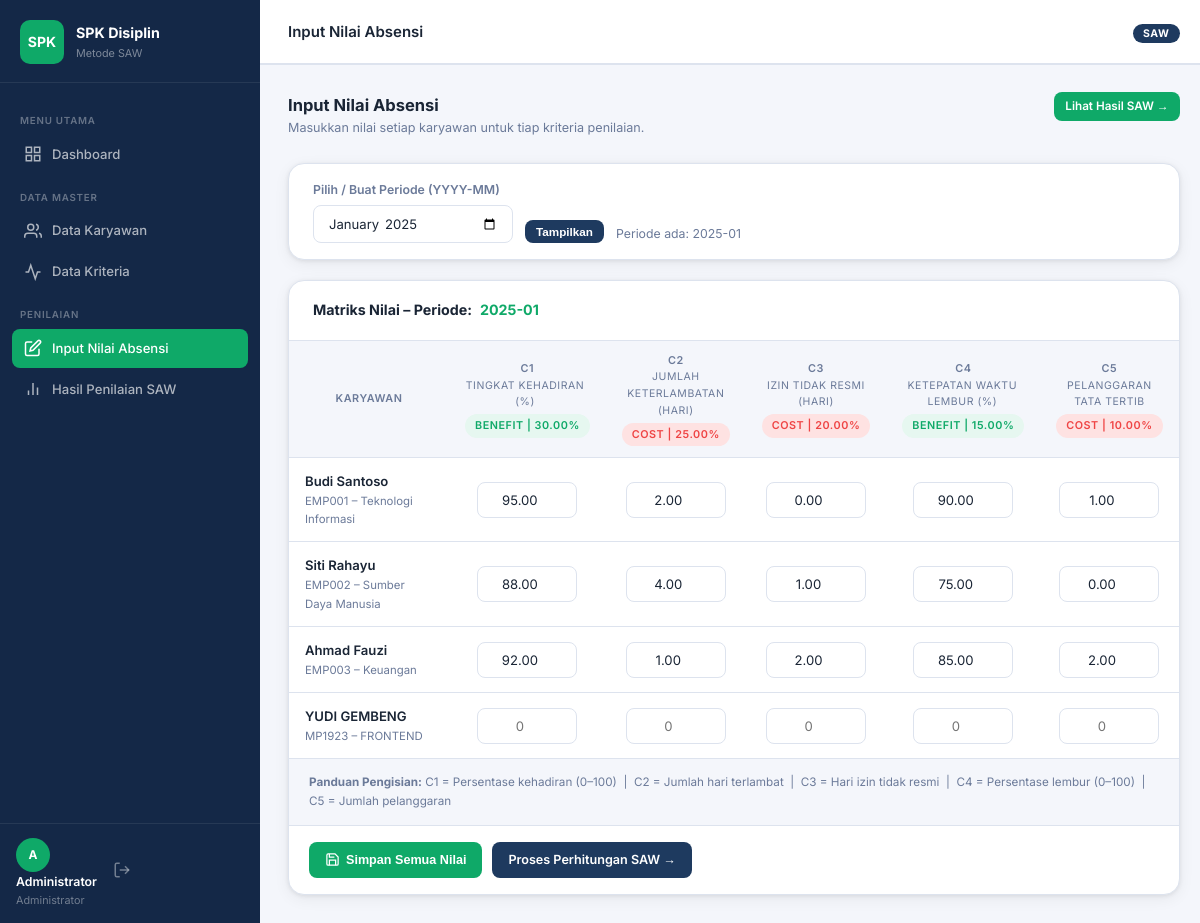
The page /pages/penilaian/input.php (signed in) on the database its author committed.
### tables this page shows
CREATE TABLE `kriteria` (
  `id` int(10) UNSIGNED NOT NULL,
  `kode` varchar(10) NOT NULL,
  `nama` varchar(150) NOT NULL,
  `bobot` decimal(5,2) NOT NULL COMMENT 'Bobot dalam persen (total = 100)',
  `atribut` enum('benefit','cost') NOT NULL COMMENT 'benefit=max, cost=min',
  `keterangan` text DEFAULT NULL,
  `created_at` timestamp NOT NULL DEFAULT current_timestamp()
);

CREATE TABLE `karyawan` (
  `id` int(10) UNSIGNED NOT NULL,
  `kode` varchar(10) NOT NULL,
  `nama` varchar(100) NOT NULL,
  `departemen` varchar(100) NOT NULL,
  `jabatan` varchar(100) NOT NULL,
  `created_at` timestamp NOT NULL DEFAULT current_timestamp(),
  `updated_at` timestamp NOT NULL DEFAULT current_timestamp() ON UPDATE current_timestamp()
);

### includes/session.php (called while the page is built, shortened)
<?php
function sanitize(mixed $value): string
{
    return htmlspecialchars(trim((string)$value), ENT_QUOTES, 'UTF-8');
}

### pages/penilaian/input.php (the view, shortened to what this page needs)
<?php
require_once __DIR__ . '/../../includes/session.php';
$db = getDB();
$karyawanList = $db->query('SELECT * FROM karyawan ORDER BY kode')->fetchAll();
$kriteriaList = $db->query('SELECT * FROM kriteria ORDER BY kode')->fetchAll();
$periodeRows = $db->query('SELECT DISTINCT periode FROM nilai_matriks ORDER BY periode DESC')->fetchAll(PDO::FETCH_COLUMN);
$periodeAktif = $_GET['periode'] ?? ($periodeRows[0] ?? date('Y-m'));
$nilaiExisting = [];
$stmt = $db->prepare('SELECT karyawan_id, kriteria_id, nilai FROM nilai_matriks WHERE periode = ?');
$stmt->execute([$periodeAktif]);
foreach ($stmt->fetchAll() as $row) {
    $nilaiExisting[$row['karyawan_id']][$row['kriteria_id']] = $row['nilai'];
}
require_once __DIR__ . '/../../includes/header.php';
?>
<div class="page-header">
  <div>
    <h2 style="font-size:1.1rem; font-weight:700;">Input Nilai Absensi</h2>
    <p style="color:var(--clr-text-muted); font-size:.84rem;">Masukkan nilai setiap karyawan untuk tiap kriteria penilaian.</p>
  </div>
  <div class="page-header-actions">
    <a href="<?= BASE_URL ?>/pages/penilaian/hasil.php?periode=<?= urlencode($periodeAktif) ?>" class="btn btn-accent btn-sm">
      Lihat Hasil SAW →
    </a>
  </div>
</div>
<div class="card" style="margin-bottom:20px;">
  <div class="card-body" style="padding:16px 24px;">
    <form method="GET" style="display:flex; gap:12px; align-items:flex-end; flex-wrap:wrap;">
      <div class="form-group" style="margin:0; min-width:200px;">
        <label class="form-label">Pilih / Buat Periode (YYYY-MM)</label>
        <input class="form-control" type="month" name="periode" value="<?= sanitize($periodeAktif) ?>">
      </div>
      <button type="submit" class="btn btn-primary btn-sm">Tampilkan</button>
      <?php if (!empty($periodeRows)): ?>
      <div style="font-size:.82rem; color:var(--clr-text-muted);">
        Periode ada: <?= implode(', ', array_map('htmlspecialchars', $periodeRows)) ?>
      </div>
      <?php endif; ?>
    </form>
  </div>
</div>
<?php if (empty($karyawanList) || empty($kriteriaList)): ?>
<div class="card">
  <div class="card-body">
    <div class="empty-state">
      <p>Pastikan data <a href="<?= BASE_URL ?>/pages/karyawan/index.php">karyawan</a> dan <a href="<?= BASE_URL ?>/pages/kriteria/index.php">kriteria</a> sudah ditambahkan terlebih dahulu.</p>
    </div>
  </div>
</div>
<?php else: ?>
<div class="card">
  <div class="card-header">
    <div class="card-title">
      Matriks Nilai – Periode: <strong style="color:var(--clr-accent);"><?= sanitize($periodeAktif) ?></strong>
    </div>
  </div>
  <div class="card-body p0">
    <form method="POST" action="">
      <div class="table-wrap">
        <table class="tbl">
          <thead>
            <tr>
              <th style="min-width:160px;">Karyawan</th>
              <?php foreach ($kriteriaList as $kr): ?>
              <th style="text-align:center; min-width:130px;">
                <div><?= sanitize($kr['kode']) ?></div>
                <div style="font-size:.7rem; font-weight:400; white-space:normal; max-width:120px;"><?= sanitize($kr['nama']) ?></div>
                <span class="badge badge-<?= $kr['atribut'] ?>" style="margin-top:3px;"><?= strtoupper($kr['atribut']) ?> | <?= $kr['bobot'] ?>%</span>
              </th>
              <?php endforeach; ?>
            </tr>
          </thead>
          <tbody>
            <?php foreach ($karyawanList as $k): ?>
            <tr>
              <td>
                <div style="font-weight:600; font-size:.875rem;"><?= sanitize($k['nama']) ?></div>
                <div style="font-size:.76rem; color:var(--clr-text-muted);"><?= sanitize($k['kode']) ?> – <?= sanitize($k['departemen']) ?></div>
              </td>
              <?php foreach ($kriteriaList as $kr):
                $existingVal = $nilaiExisting[$k['id']][$kr['id']] ?? '';
              ?>
              <td style="text-align:center;">
                <input class="form-control" type="number" step="0.01" min="0"
                       name="nilai[<?= $k['id'] ?>][<?= $kr['id'] ?>]"
                       value="<?= sanitize((string)$existingVal) ?>"
                       placeholder="0"
                       style="text-align:center; max-width:100px; margin:0 auto;">
              </td>
              <?php endforeach; ?>
            </tr>
            <?php endforeach; ?>
          </tbody>
        </table>
      </div>
      <div style="padding:14px 20px; border-top:1px solid var(--clr-border); background:var(--clr-bg);">
        <p style="font-size:.78rem; color:var(--clr-text-muted);">
          <strong>Panduan Pengisian:</strong>
          C1 = Persentase kehadiran (0–100) &nbsp;|&nbsp;
          C2 = Jumlah hari terlambat &nbsp;|&nbsp;
          C3 = Hari izin tidak resmi &nbsp;|&nbsp;
          C4 = Persentase lembur (0–100) &nbsp;|&nbsp;
          C5 = Jumlah pelanggaran
        </p>
      </div>
      <div style="padding:16px 20px; border-top:1px solid var(--clr-border); display:flex; gap:10px;">
        <button type="submit" class="btn btn-accent">
          <svg xmlns="http://www.w3.org/2000/svg" viewBox="0 0 24 24" fill="none" stroke="currentColor" stroke-width="2" style="width:15px;height:15px;"><path d="M19 21H5a2 2 0 0 1-2-2V5a2 2 0 0 1 2-2h11l5 5v11a2 2 0 0 1-2 2z"/><polyline points="17 21 17 13 7 13 7 21"/><polyline points="7 3 7 8 15 8"/></svg>
          Simpan Semua Nilai
        </button>
        <a href="<?= BASE_URL ?>/pages/penilaian/hasil.php?periode=<?= urlencode($periodeAktif) ?>" class="btn btn-primary">
          Proses Perhitungan SAW →
        </a>
      </div>
    </form>
  </div>
</div>
<?php endif; ?>
<?php require_once __DIR__ . '/../../includes/footer.php'; ?>

### assets/css/style.css (style rules this page uses)
*, *::before, *::after { box-sizing: border-box; margin: 0; padding: 0; }
:root { --clr-primary: #1E3A5F; --clr-primary-light: #2B5A8B; --clr-primary-dark: #142847; --clr-accent: #0FA968; --clr-accent-light: #E6F7F0; --clr-bg: #F4F6FB; --clr-surface: #FFFFFF; --clr-border: #DDE3EE; --clr-text: #1A2535; --clr-text-muted: #6B7A99; --clr-success: #0FA968; --clr-warning: #F59E0B; --clr-danger: #EF4444; --clr-info: #3B82F6; --sidebar-w: 260px; --topbar-h: 64px; --radius: 10px; --radius-lg: 16px; --shadow: 0 1px 4px rgba(0,0,0,.08), 0 4px 16px rgba(0,0,0,.06); --font: 'Inter', system-ui, sans-serif; }
html { font-size: 15px; }
body { font-family: var(--font); background: var(--clr-bg); color: var(--clr-text); display: flex; min-height: 100vh; line-height: 1.6; }
a { color: inherit; text-decoration: none; }
.card { background: var(--clr-surface); border-radius: var(--radius-lg); box-shadow: var(--shadow); border: 1px solid var(--clr-border); }
.card-header { padding: 18px 24px; border-bottom: 1px solid var(--clr-border); display: flex; align-items: center; justify-content: space-between; gap: 12px; }
.card-title { font-size: .95rem; font-weight: 700; color: var(--clr-text); display: flex; align-items: center; gap: 8px; }
.card-body { padding: 24px; }
.card-body.p0 { padding: 0; }
.table-wrap { overflow-x: auto; }
table.tbl { width: 100%; border-collapse: collapse; font-size: .875rem; }
table.tbl thead th { background: var(--clr-bg); color: var(--clr-text-muted); font-size: .72rem; font-weight: 600; text-transform: uppercase; letter-spacing: .05em; padding: 11px 16px; border-bottom: 1px solid var(--clr-border); white-space: nowrap; }
table.tbl tbody td { padding: 13px 16px; border-bottom: 1px solid var(--clr-border); vertical-align: middle; }
table.tbl tbody tr:last-child td { border-bottom: none; }
.btn { display: inline-flex; align-items: center; gap: 6px; padding: 8px 16px; border-radius: 8px; font-size: .84rem; font-weight: 600; border: none; cursor: pointer; transition: opacity .18s, box-shadow .18s, transform .1s; text-decoration: none; white-space: nowrap; }
.btn svg { width: 15px; height: 15px; }
.btn-primary { background: var(--clr-primary); color: #fff; }
.btn-accent { background: var(--clr-accent); color: #fff; }
.btn-sm { padding: 5px 11px; font-size: .78rem; }
.form-group { display: flex; flex-direction: column; gap: 6px; }
.form-label { font-size: .82rem; font-weight: 600; color: var(--clr-text-muted); }
.form-control { padding: 9px 14px; border: 1.5px solid var(--clr-border); border-radius: 8px; font-size: .875rem; font-family: var(--font); background: var(--clr-surface); color: var(--clr-text); transition: border-color .18s, box-shadow .18s; }
.badge { display: inline-flex; align-items: center; padding: 3px 10px; border-radius: 20px; font-size: .72rem; font-weight: 600; }
.badge-benefit { background: #E6F7F0; color: #0FA968; }
.badge-cost { background: #FEE2E2; color: #EF4444; }
.page-header { display: flex; align-items: flex-start; justify-content: space-between; margin-bottom: 24px; gap: 16px; flex-wrap: wrap; }
.page-header-actions { display: flex; gap: 8px; flex-wrap: wrap; }

### rows shown on the page
kriteria: kode "C1", nama "TINGKAT KEHADIRAN (%)", atribut "BENEFIT", bobot "30.00"
kriteria: kode "C2", nama "JUMLAH KETERLAMBATAN (HARI)", atribut "COST", bobot "25.00"
kriteria: kode "C3", nama "IZIN TIDAK RESMI (HARI)", atribut "COST", bobot "20.00"
kriteria: kode "C4", nama "KETEPATAN WAKTU LEMBUR (%)", atribut "BENEFIT", bobot "15.00"
kriteria: kode "C5", nama "PELANGGARAN TATA TERTIB", atribut "COST", bobot "10.00"
karyawan: nama "Budi Santoso", kode "EMP001", departemen "Teknologi Informasi", id "95.00", id "2.00", id "0.00", id "90.00", id "1.00"
karyawan: nama "Siti Rahayu", kode "EMP002", departemen "Sumber Daya Manusia", id "88.00", id "4.00", id "1.00", id "75.00", id "0.00"
karyawan: nama "Ahmad Fauzi", kode "EMP003", departemen "Keuangan", id "92.00", id "1.00", id "2.00", id "85.00"
karyawan: nama "YUDI GEMBENG", kode "MP1923", departemen "FRONTEND"

### other values the page prints
substr(currentUser()['nama'] ?? 'A', 0, 1) "A"
currentUser()['nama'] "Administrator"
$pageTitle "Input Nilai Absensi"
implode(', ', array_map('htmlspecialchars', $periodeRows)) "2025-01"
